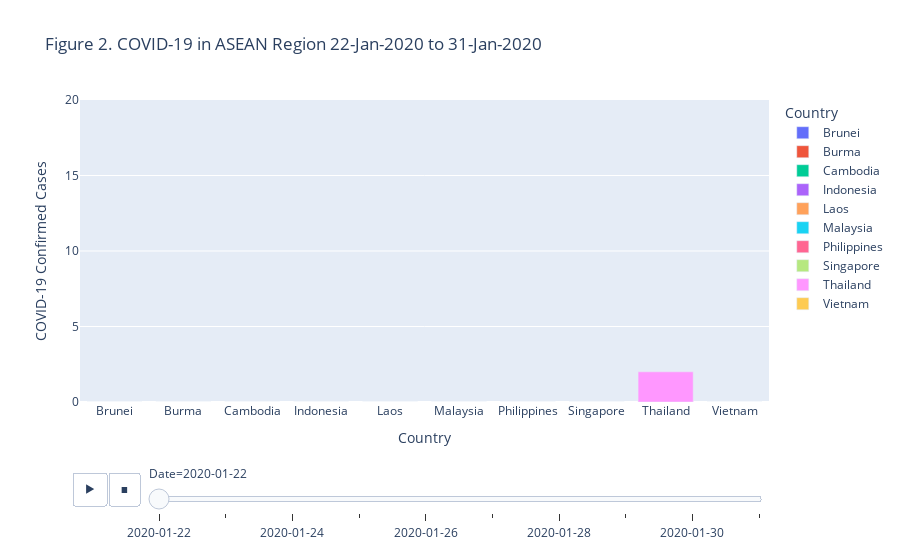

Notebook cell for this chart:
### Markdown cell above
**The highest and lowest number of confirmed cases**

Looking at the graph above, we can see that the highest confirmed cases belonged to Philippines , followed by Malaysia, Indonesia, Singapore and Thailand. Vietnam, Brunei, Cambodia, Burma and Laos had relatively lower number compared to the former group. Laos had 19 confirmed cases by the end of April 13th, this was much lower in comparison to Philippines , Malaysia, Indonesia, Singapore and Thailand. There was a contrast between the upper and lower half of the countries, the number of confirmed cases of the lower and upper quantile (Thailand and Vietnam) were approximately 10 times the size.

This graph does not, however, tell us which countries were the first to detect the virus.The question we can ask next was which country was the first to detect the virus on their shore. To best represent this, I think an animated bar graph would best satisfy the condition.

### Code cell
#Which country was the first to detect the virus on their shore?

#creating a new dataframe for data preparation
covid19_animation = covid19.copy()
covid19_animation['Date'] = covid19_animation['Date'].astype(str) #convert 'Date' datetime format for plotly
#we will take the first 10 days of data period
covid19_animation = covid19_animation[covid19_animation['Date'] < '2020-02-01']
covid19_animation.rename(columns={'Confirmed':'COVID-19 Confirmed Cases'}, inplace=True)

#animating with plotly express
fig=px.bar(covid19_animation,x='Country', y='COVID-19 Confirmed Cases', color='Country', animation_frame='Date', 
           animation_group='Country',  hover_name='Country', range_y=[0,20], title='Figure 2. COVID-19 in ASEAN Region 22-Jan-2020 to 31-Jan-2020')
fig.show()
#Code Source https://plotly.com/python/animations/#animated-bar-charts-with-plotly-express

### Figure 1 — Plotly figure (JSON) as saved in the notebook; plotly's stock layout.template omitted (floating-point values rounded to 4 significant figures)
{"data": [{"alignmentgroup": "True", "hovertemplate": "<b>%{hovertext}</b><br><br>Country=%{x}<br>Date=2020-01-22<br>COVID-19 Confirmed Cases=%{y}<extra></extra>", "hovertext": ["Brunei"], "ids": ["Brunei"], "legendgroup": "Brunei", "marker": {"color": "#636efa"}, "name": "Brunei", "offsetgroup": "Brunei", "orientation": "v", "showlegend": true, "textposition": "auto", "type": "bar", "x": ["Brunei"], "xaxis": "x", "y": [0], "yaxis": "y"}, {"alignmentgroup": "True", "hovertemplate": "<b>%{hovertext}</b><br><br>Country=%{x}<br>Date=2020-01-22<br>COVID-19 Confirmed Cases=%{y}<extra></extra>", "hovertext": ["Burma"], "ids": ["Burma"], "legendgroup": "Burma", "marker": {"color": "#EF553B"}, "name": "Burma", "offsetgroup": "Burma", "orientation": "v", "showlegend": true, "textposition": "auto", "type": "bar", "x": ["Burma"], "xaxis": "x", "y": [0], "yaxis": "y"}, {"alignmentgroup": "True", "hovertemplate": "<b>%{hovertext}</b><br><br>Country=%{x}<br>Date=2020-01-22<br>COVID-19 Confirmed Cases=%{y}<extra></extra>", "hovertext": ["Cambodia"], "ids": ["Cambodia"], "legendgroup": "Cambodia", "marker": {"color": "#00cc96"}, "name": "Cambodia", "offsetgroup": "Cambodia", "orientation": "v", "showlegend": true, "textposition": "auto", "type": "bar", "x": ["Cambodia"], "xaxis": "x", "y": [0], "yaxis": "y"}, {"alignmentgroup": "True", "hovertemplate": "<b>%{hovertext}</b><br><br>Country=%{x}<br>Date=2020-01-22<br>COVID-19 Confirmed Cases=%{y}<extra></extra>", "hovertext": ["Indonesia"], "ids": ["Indonesia"], "legendgroup": "Indonesia", "marker": {"color": "#ab63fa"}, "name": "Indonesia", "offsetgroup": "Indonesia", "orientation": "v", "showlegend": true, "textposition": "auto", "type": "bar", "x": ["Indonesia"], "xaxis": "x", "y": [0], "yaxis": "y"}, {"alignmentgroup": "True", "hovertemplate": "<b>%{hovertext}</b><br><br>Country=%{x}<br>Date=2020-01-22<br>COVID-19 Confirmed Cases=%{y}<extra></extra>", "hovertext": ["Laos"], "ids": ["Laos"], "legendgroup": "Laos", "marker": {"color": "#FFA15A"}, "name": "Laos", "offsetgroup": "Laos", "orientation": "v", "showlegend": true, "textposition": "auto", "type": "bar", "x": ["Laos"], "xaxis": "x", "y": [0], "yaxis": "y"}, {"alignmentgroup": "True", "hovertemplate": "<b>%{hovertext}</b><br><br>Country=%{x}<br>Date=2020-01-22<br>COVID-19 Confirmed Cases=%{y}<extra></extra>", "hovertext": ["Malaysia"], "ids": ["Malaysia"], "legendgroup": "Malaysia", "marker": {"color": "#19d3f3"}, "name": "Malaysia", "offsetgroup": "Malaysia", "orientation": "v", "showlegend": true, "textposition": "auto", "type": "bar", "x": ["Malaysia"], "xaxis": "x", "y": [0], "yaxis": "y"}, {"alignmentgroup": "True", "hovertemplate": "<b>%{hovertext}</b><br><br>Country=%{x}<br>Date=2020-01-22<br>COVID-19 Confirmed Cases=%{y}<extra></extra>", "hovertext": ["Philippines"], "ids": ["Philippines"], "legendgroup": "Philippines", "marker": {"color": "#FF6692"}, "name": "Philippines", "offsetgroup": "Philippines", "orientation": "v", "showlegend": true, "textposition": "auto", "type": "bar", "x": ["Philippines"], "xaxis": "x", "y": [0], "yaxis": "y"}, {"alignmentgroup": "True", "hovertemplate": "<b>%{hovertext}</b><br><br>Country=%{x}<br>Date=2020-01-22<br>COVID-19 Confirmed Cases=%{y}<extra></extra>", "hovertext": ["Singapore"], "ids": ["Singapore"], "legendgroup": "Singapore", "marker": {"color": "#B6E880"}, "name": "Singapore", "offsetgroup": "Singapore", "orientation": "v", "showlegend": true, "textposition": "auto", "type": "bar", "x": ["Singapore"], "xaxis": "x", "y": [0], "yaxis": "y"}, {"alignmentgroup": "True", "hovertemplate": "<b>%{hovertext}</b><br><br>Country=%{x}<br>Date=2020-01-22<br>COVID-19 Confirmed Cases=%{y}<extra></extra>", "hovertext": ["Thailand"], "ids": ["Thailand"], "legendgroup": "Thailand", "marker": {"color": "#FF97FF"}, "name": "Thailand", "offsetgroup": "Thailand", "orientation": "v", "showlegend": true, "textposition": "auto", "type": "bar", "x": ["Thailand"], "xaxis": "x", "y": [2], "yaxis": "y"}, {"alignmentgroup": "True", "hovertemplate": "<b>%{hovertext}</b><br><br>Country=%{x}<br>Date=2020-01-22<br>COVID-19 Confirmed Cases=%{y}<extra></extra>", "hovertext": ["Vietnam"], "ids": ["Vietnam"], "legendgroup": "Vietnam", "marker": {"color": "#FECB52"}, "name": "Vietnam", "offsetgroup": "Vietnam", "orientation": "v", "showlegend": true, "textposition": "auto", "type": "bar", "x": ["Vietnam"], "xaxis": "x", "y": [0], "yaxis": "y"}], "layout": {"barmode": "relative", "legend": {"title": {"text": "Country"}, "tracegroupgap": 0}, "sliders": [{"active": 0, "currentvalue": {"prefix": "Date="}, "len": 0.9, "pad": {"b": 10, "t": 60}, "steps": [{"args": [["2020-01-22"], {"frame": {"duration": 0, "redraw": true}, "fromcurrent": true, "mode": "immediate", "transition": {"duration": 0, "easing": "linear"}}], "label": "2020-01-22", "method": "animate"}, {"args": [["2020-01-23"], {"frame": {"duration": 0, "redraw": true}, "fromcurrent": true, "mode": "immediate", "transition": {"duration": 0, "easing": "linear"}}], "label": "2020-01-23", "method": "animate"}, {"args": [["2020-01-24"], {"frame": {"duration": 0, "redraw": true}, "fromcurrent": true, "mode": "immediate", "transition": {"duration": 0, "easing": "linear"}}], "label": "2020-01-24", "method": "animate"}, {"args": [["2020-01-25"], {"frame": {"duration": 0, "redraw": true}, "fromcurrent": true, "mode": "immediate", "transition": {"duration": 0, "easing": "linear"}}], "label": "2020-01-25", "method": "animate"}, {"args": [["2020-01-26"], {"frame": {"duration": 0, "redraw": true}, "fromcurrent": true, "mode": "immediate", "transition": {"duration": 0, "easing": "linear"}}], "label": "2020-01-26", "method": "animate"}, {"args": [["2020-01-27"], {"frame": {"duration": 0, "redraw": true}, "fromcurrent": true, "mode": "immediate", "transition": {"duration": 0, "easing": "linear"}}], "label": "2020-01-27", "method": "animate"}, {"args": [["2020-01-28"], {"frame": {"duration": 0, "redraw": true}, "fromcurrent": true, "mode": "immediate", "transition": {"duration": 0, "easing": "linear"}}], "label": "2020-01-28", "method": "animate"}, {"args": [["2020-01-29"], {"frame": {"duration": 0, "redraw": true}, "fromcurrent": true, "mode": "immediate", "transition": {"duration": 0, "easing": "linear"}}], "label": "2020-01-29", "method": "animate"}, {"args": [["2020-01-30"], {"frame": {"duration": 0, "redraw": true}, "fromcurrent": true, "mode": "immediate", "transition": {"duration": 0, "easing": "linear"}}], "label": "2020-01-30", "method": "animate"}, {"args": [["2020-01-31"], {"frame": {"duration": 0, "redraw": true}, "fromcurrent": true, "mode": "immediate", "transition": {"duration": 0, "easing": "linear"}}], "label": "2020-01-31", "method": "animate"}], "x": 0.1, "xanchor": "left", "y": 0, "yanchor": "top"}], "title": {"text": "Figure 2. COVID-19 in ASEAN Region 22-Jan-2020 to 31-Jan-2020"}, "updatemenus": [{"buttons": [{"args": [null, {"frame": {"duration": 500, "redraw": true}, "fromcurrent": true, "mode": "immediate", "transition": {"duration": 500, "easing": "linear"}}], "label": "&#9654;", "method": "animate"}, {"args": [[null], {"frame": {"duration": 0, "redraw": true}, "fromcurrent": true, "mode": "immediate", "transition": {"duration": 0, "easing": "linear"}}], "label": "&#9724;", "method": "animate"}], "direction": "left", "pad": {"r": 10, "t": 70}, "showactive": false, "type": "buttons", "x": 0.1, "xanchor": "right", "y": 0, "yanchor": "top"}], "xaxis": {"anchor": "y", "categoryarray": ["Brunei", "Burma", "Cambodia", "Indonesia", "Laos", "Malaysia", "Philippines", "Singapore", "Thailand", "Vietnam"], "categoryorder": "array", "domain": [0, 1], "title": {"text": "Country"}}, "yaxis": {"anchor": "x", "domain": [0, 1], "range": [0, 20], "title": {"text": "COVID-19 Confirmed Cases"}}}}
